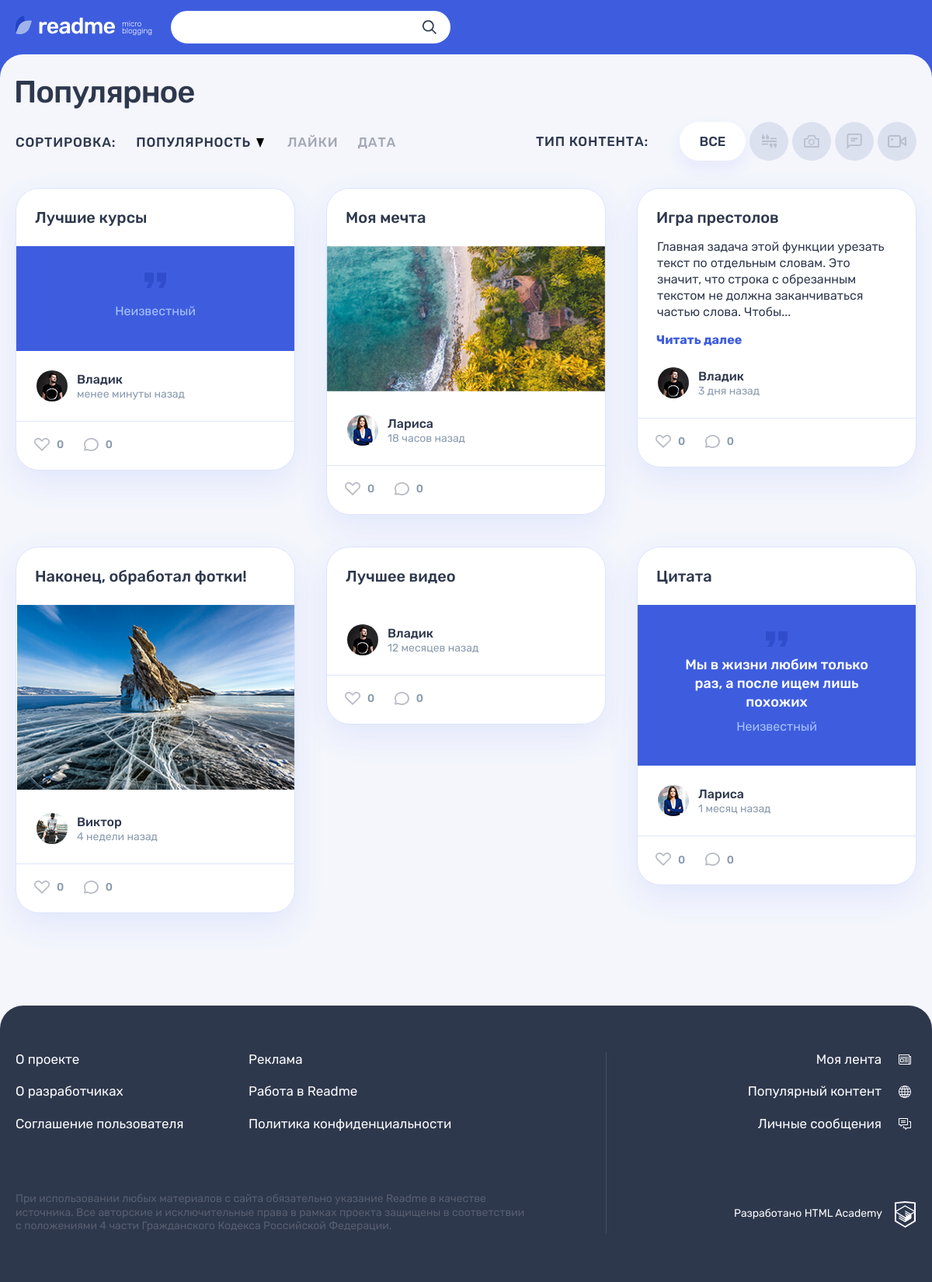
The page / on the database its author committed.
### tables this page shows
CREATE TABLE icon_sizes_for_content_types(
    icon_size_id INT UNSIGNED AUTO_INCREMENT PRIMARY KEY,
    icon_name VARCHAR (128) NOT NULL UNIQUE,
    width INT NOT NULL,
    height INT NOT NULL,
    FOREIGN KEY (icon_size_id) REFERENCES content_types(id)
);

CREATE TABLE posts(
    post_id INT UNSIGNED AUTO_INCREMENT PRIMARY KEY,
    date_of_publication TIMESTAMP DEFAULT CURRENT_TIMESTAMP,
    header TEXT,
    content LONGTEXT,
    quote_author VARCHAR(128),
    image LONGTEXT,
    video LONGTEXT,
    link LONGTEXT,
    views INT UNSIGNED DEFAULT 0,
    author_id INT UNSIGNED NOT NULL,
    FOREIGN KEY (author_id) REFERENCES users(id),
    content_type_id INT UNSIGNED NOT NULL,
    FOREIGN KEY (content_type_id) REFERENCES content_types(id)
    );

CREATE TABLE users(
    id INT UNSIGNED AUTO_INCREMENT PRIMARY KEY,
    created_at TIMESTAMP DEFAULT CURRENT_TIMESTAMP,
    email  VARCHAR(128) NOT NULL UNIQUE,
    login VARCHAR(128) NOT NULL UNIQUE,
    password VARCHAR(64) NOT NULL,
    avatar VARCHAR(256)
    );

### helpers.php (called while the page is built, shortened)
<?php
function get_noun_plural_form(int $number, string $one, string $two, string $many): string
{
    $number = (int)$number;
    $mod10 = $number % 10;
    $mod100 = $number % 100;
    switch (true) {
        case ($mod100 >= 11 && $mod100 <= 20):
            return $many;
        case ($mod10 === 1):
            return $one;
        case ($mod10 >= 2 && $mod10 <= 4):
            return $two;
    }
}
function include_template($name, array $data = [])
{
    $name = 'templates/' . $name;
    extract($data);
    require $name;
    $result = ob_get_clean();
    return $result;
}
function generate_random_date($index)
{
    $deltas = [['minutes' => 59], ['hours' => 23], ['days' => 6], ['weeks' => 4], ['months' => 11]];
    $dcnt = count($deltas);
    if ($index >= $dcnt) {
        $index = $dcnt - 1;
    }
    $delta = $deltas[$index];
    $timeval = rand(1, current($delta));
    $timename = key($delta);
    $ts = strtotime("$timeval $timename ago");
    $dt = date('Y-m-d H:i:s', $ts);
    return $dt;
}
function get_array_from_sql_query($connection, $sql_query){
    $query = mysqli_query($connection, $sql_query);
    if ($query){
        return $query_array = mysqli_fetch_all($query,MYSQLI_ASSOC);
    } else {
        exit(mysqli_error($query));
    }
}

### templates/main.php (the view, shortened to what this page needs)
<section class="page__main page__main--popular">
    <div class="container">
        <h1 class="page__title page__title--popular">Популярное</h1>
    </div>
    <div class="popular container">
        <div class="popular__filters-wrapper">
            <div class="popular__sorting sorting">
                <b class="popular__sorting-caption sorting__caption">Сортировка:</b>
                <ul class="popular__sorting-list sorting__list">
                    <li class="sorting__item sorting__item--popular">
                        <a class="sorting__link sorting__link--active" href="#">
                            <span>Популярность</span>
                            <svg class="sorting__icon" width="10" height="12">
                                <use xlink:href="#icon-sort"></use>
                            </svg>
                        </a>
                    </li>
                    <li class="sorting__item">
                        <a class="sorting__link" href="#">
                            <span>Лайки</span>
                        </a>
                    </li>
                    <li class="sorting__item">
                        <a class="sorting__link" href="#">
                            <span>Дата</span>
                        </a>
                    </li>
                </ul>
            </div>
            <div class="popular__filters filters">
                <b class="popular__filters-caption filters__caption">Тип контента:</b>
                <ul class="popular__filters-list filters__list">
                    <li class="popular__filters-item popular__filters-item--all filters__item filters__item--all">
                        <a class="filters__button filters__button--ellipse filters__button--all filters__button--active" href="#">
                            <span>Все</span>
                        </a>
                    </li>
                    <?php $unique_post_type_list = array_unique(array_column($posts_list,"content_type_id"));?>
                    <?php foreach ($unique_post_type_list as $unique_post): ?>
                    <li class="popular__filters-item filters__item">
                        <a class="filters__button filters__button--<?= $content_types_sql_result[$unique_post-1]['icon_name'] ?>" href="#">
                            <svg class="filters__icon" width="<?=$content_types_sql_result[$unique_post-1]['width']?>" height="<?=$content_types_sql_result[$unique_post]['height']?>">
                                <use xlink:href="#icon-filter-<?= $content_types_sql_result[$unique_post-1]['icon_name'] ?>"></use>
                            </svg>
                        </a>
                    </li>
                    <?php endforeach; ?>
                </ul>
            </div>
        </div>
        <div class="popular__posts">
            <?php foreach ($posts_list as $key => $post): ?>
                <?php $post_date = generate_random_date($key); ?>
                <article class="popular__post post <?=$post["content_icon_name"]?>">
                    <header class="post__header">
                        <h2><?=$post["header"]?></h2>
                    </header>
                    <div class="post__main">
                        <?php switch ($post["content_icon_name"]):
                            case 'post-quote': ?>
                                <blockquote>
                                    <p>
                                        <?=htmlspecialchars(htmlspecialchars($post["content"]))?>
                                    </p>
                                    <cite>Неизвестный</cite>
                                </blockquote>
                                <?php break;?>
                            <?php case 'post-text': ?>
                                <?php if(strlen(htmlspecialchars($post["content"]))<$text_max_symbols_number): ?>
                                    <p><?=htmlspecialchars($post["content"])?></p>
                                <?php else: ?>
                                    <p><?php echo(trim_text(htmlspecialchars($post["content"]),$text_max_symbols_number))?></p>
                                    <a class="post-text__more-link" href="#">Читать далее</a>
                                <?php endif; ?>
                                <?php break;?>
                            <?php case 'post-picture': ?>
                                <div class="post-photo__image-wrapper">
                                    <img src="img/<?=htmlspecialchars($post["image"])?>" alt="Фото от пользователя" width="360" height="240">
                                </div>
                                <?php break;?>
                            <?php endswitch; ?>
                    </div>
                    <footer class="post__footer">
                        <div class="post__author">
                            <a class="post__author-link" href="#" title="<?= $post_date ?>">
                                <div class="post__avatar-wrapper">
                                    <img class="post__author-avatar" src="img/<?=htmlspecialchars($post["avatar"])?>" alt="Аватар пользователя">
                                </div>
                                <div class="post__info">
                                    <b class="post__author-name"><?=htmlspecialchars($post["login"])?></b>
                                    <time class="post__time" datetime="<?= date("d.m.Y H:i",strtotime($post_date)) ?>"><?=time_delta($post_date)?></time>
                                </div>
                            </a>
                        </div>
                        <div class="post__indicators">
                            <div class="post__buttons">
                                <a class="post__indicator post__indicator--likes button" href="#" title="Лайк">
                                    <svg class="post__indicator-icon" width="20" height="17">
                                        <use xlink:href="#icon-heart"></use>
                                    </svg>
                                    <span>0</span>
                                </a>
                                <a class="post__indicator post__indicator--comments button" href="#" title="Комментарии">
                                    <svg class="post__indicator-icon" width="19" height="17">
                                        <use xlink:href="#icon-comment"></use>
                                    </svg>
                                    <span>0</span>
                                </a>
                            </div>
                        </div>
                    </footer>
                </article>
            <?php endforeach; ?>
        </div>
    </div>
</section>

### templates/layout.php (shortened to what this page needs)
<!DOCTYPE html>
<html lang="ru">
<head>
    <link rel="stylesheet" href="css/main.css">
</head>
<body class="page">
<header class="header">
    <div class="header__wrapper container">
        <div class="header__logo-wrapper">
            <a class="header__logo-link" href="main.html">
                <img class="header__logo" src="img/logo.svg" alt="Логотип readme" width="128" height="24">
            </a>
            <p class="header__topic">
                micro blogging
            </p>
        </div>
        <form class="header__search-form form" action="#" method="get">
            <div class="header__search">
                <input class="header__search-input form__input" type="search">
                <button class="header__search-button button" type="submit">
                    <svg class="header__search-icon" width="18" height="18">
                        <use xlink:href="#icon-search"></use>
                    </svg>
                </button>
            </div>
        </form>
    </div>
</header>
<?=$page_content; ?>
<footer class="footer">
    <div class="footer__wrapper">
        <div class="footer__container container">
            <div class="footer__site-info">
                <div class="footer__site-nav">
                    <ul class="footer__info-pages">
                        <li class="footer__info-page">
                            <a class="footer__page-link" href="#">О проекте</a>
                        </li>
                        <li class="footer__info-page">
                            <a class="footer__page-link" href="#">Реклама</a>
                        </li>
                        <li class="footer__info-page">
                            <a class="footer__page-link" href="#">О разработчиках</a>
                        </li>
                        <li class="footer__info-page">
                            <a class="footer__page-link" href="#">Работа в Readme</a>
                        </li>
                        <li class="footer__info-page">
                            <a class="footer__page-link" href="#">Соглашение пользователя</a>
                        </li>
                        <li class="footer__info-page">
                            <a class="footer__page-link" href="#">Политика конфиденциальности</a>
                        </li>
                    </ul>
                </div>
                <p class="footer__license">
                    При использовании любых материалов с сайта обязательно указание Readme в качестве источника. Все авторские и исключительные права в рамках проекта защищены в соответствии с положениями 4 части Гражданского Кодекса Российской Федерации.
                </p>
            </div>
            <div class="footer__my-info">
                <ul class="footer__my-pages">
                    <li class="footer__my-page footer__my-page--feed">
                        <a class="footer__page-link" href="feed.html">Моя лента</a>
                    </li>
                    <li class="footer__my-page footer__my-page--popular">
                        <a class="footer__page-link" href="popular.html">Популярный контент</a>
                    </li>
                    <li class="footer__my-page footer__my-page--messages">
                        <a class="footer__page-link" href="messages.html">Личные сообщения</a>
                    </li>
                </ul>
                <div class="footer__copyright">
                    <a class="footer__copyright-link" href="#">
                        <span>Разработано HTML Academy</span>
                        <svg class="footer__copyright-logo" width="27" height="34">
                            <use xlink:href="#icon-htmlacademy"></use>
                        </svg>
                    </a>
                </div>
            </div>
        </div>
    </div>
</footer>
</body>
</html>

### index.php
<?php
require_once('init.php');
require_once('helpers.php');
$is_auth = rand(0, 1);
$text_max_symbols_number = 300;
$user_name = 'Denis';
$page_title = 'Readme';
function trim_text($str,$symbols_number = 300){
    $trim_str = "";
    if (strlen($str) < $symbols_number) {
        $trim_str = $str;
    } else {
        $str_array = explode(" ",$str);
        $total_length = 0;
        for ($i = 0; $i < count($str_array); $i++) {
            $total_length = $total_length + strlen($str_array[$i]) + 1;
            if($total_length > $symbols_number) {
                $trim_str = array_slice($str_array,0,$i);
                break;
            }
        }
        $trim_str = implode(" ",$trim_str).'...';
    }
    return $trim_str;
}
function time_delta($post_time){
    $end_ts = strtotime($post_time);
    $ts_diff = time() - $end_ts;
    if ($ts_diff <= 60) {
        return 'менее минуты назад';
    } elseif ($ts_diff <= SEC_IN_HOUR && $ts_diff > 60) {
        return floor($ts_diff / 60).get_noun_plural_form(floor($ts_diff / 60),
                ' минуту назад',' минуты назад',' минут назад');
    } elseif ($ts_diff <= SEC_IN_DAY && $ts_diff > SEC_IN_HOUR) {
        return floor($ts_diff / SEC_IN_HOUR).get_noun_plural_form(floor($ts_diff / SEC_IN_HOUR),
                ' час назад',' часа назад',' часов назад');
    } elseif ($ts_diff <= SEC_IN_WEEK && $ts_diff > SEC_IN_DAY) {
        return floor($ts_diff / SEC_IN_DAY).get_noun_plural_form(floor($ts_diff / SEC_IN_DAY),
                ' день назад',' дня назад',' дней назад');
    } elseif ($ts_diff <= SEC_IN_MONTH && $ts_diff > SEC_IN_WEEK) {
        return floor($ts_diff / SEC_IN_WEEK).get_noun_plural_form(floor($ts_diff / SEC_IN_WEEK),
                ' неделю назад',' недели назад',' недель назад');
    } else {
        return floor($ts_diff / SEC_IN_MONTH).get_noun_plural_form(floor($ts_diff / SEC_IN_MONTH),
                ' месяц назад',' месяца назад',' месяцев назад');
    }
}
$sql_posts_list = "SELECT p.date_of_publication, p.header, p.content, p.quote_author, p.image, p.video, p.link,
            p.views, p.content_type_id, u.login, u.avatar, c.content_name, c.content_icon_name
            FROM posts p
	        INNER JOIN users u ON p.author_id = u.id
            INNER JOIN content_types c ON p.content_type_id = c.id
	        ORDER BY p.views DESC LIMIT 6; ";
$sql_content_types = "SELECT content_name, content_icon_name, i.icon_name, i.width, i.height
            FROM content_types
            INNER JOIN icon_sizes_for_content_types i ON i.icon_size_id=content_types.id; ";
$content_types_sql_result = get_array_from_sql_query($con, $sql_content_types);
$posts_list = get_array_from_sql_query($con, $sql_posts_list);
$page_content = include_template('main.php',
    ['posts_list' => $posts_list,
    'text_max_symbols_number' => $text_max_symbols_number,
    'content_types_sql_result' => $content_types_sql_result]);
$layout_content = include_template('layout.php',
    ['user_name' => $user_name,
    'page_title' => $page_title,
    'is_auth' => $is_auth,
    'page_content' => $page_content]);
print($layout_content);

### rows shown on the page
icon_sizes_for_content_types: width 20 (drawn)
posts: header "Лучшие курсы", author.avatar (picture), author.login "Владик", post_date "менее минуты назад"
posts: header "Моя мечта", image (picture), author.avatar (picture), author.login "Лариса", post_date "18 часов назад"
posts: header "Игра престолов", content "Главная задача этой функции урезать текст по отдельным словам. Это значит, что строка с обрезанным текстом не должна заканчиваться частью слова. Чтобы...", author.avatar (picture), author.login "Владик", post_date "3 дня назад"
posts: header "Наконец, обработал фотки!", image (picture), author.avatar (picture), author.login "Виктор", post_date "4 недели назад"
posts: header "Лучшее видео", author.avatar (picture), author.login "Владик", post_date "12 месяцев назад"
posts: header "Цитата", content "Мы в жизни любим только раз, а после ищем лишь похожих", author.avatar (picture), author.login "Лариса", post_date "1 месяц назад"
